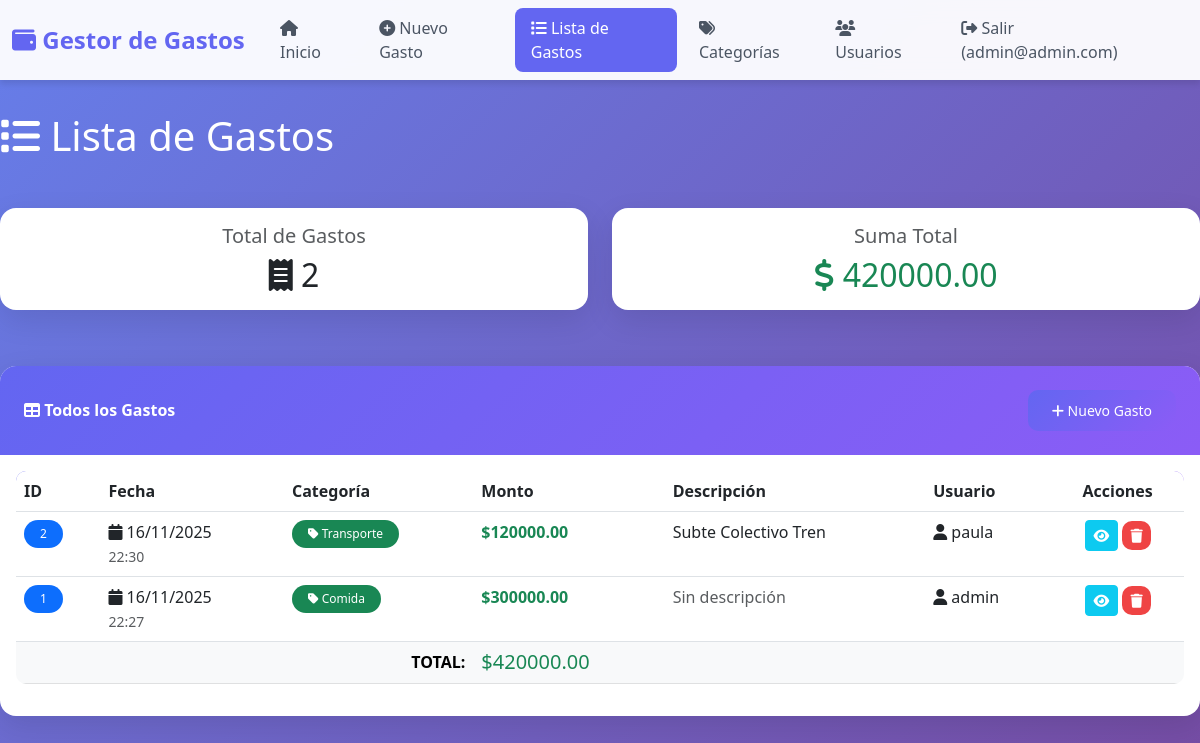
Page /gastos/lista (signed in) on the committed database.
### models.py (models this page shows, shortened)
class Gasto(db.Model):
    __tablename__ = 'gastos'  # Nombre de la tabla
    id = db.Column(db.Integer, primary_key=True)  # ID único del gasto
    monto = db.Column(db.Float, nullable=False)  # Monto del gasto (obligatorio)
    descripcion = db.Column(db.String(200))  # Descripción del gasto (opcional)
    fecha = db.Column(db.DateTime, default=datetime.utcnow)  # Fecha del gasto
    categoria_id = db.Column(db.Integer, db.ForeignKey('categorias.id'), nullable=False)
    usuario_id = db.Column(db.Integer, db.ForeignKey('usuarios.id'), nullable=False)

class Categoria(db.Model):
    __tablename__ = 'categorias'  # Nombre de la tabla
    id = db.Column(db.Integer, primary_key=True)  # ID único de la categoría
    nombre = db.Column(db.String(100), unique=True, nullable=False)  # Nombre único
    descripcion = db.Column(db.String(200))  # Descripción opcional
    fecha_creacion = db.Column(db.DateTime, default=datetime.utcnow)  # Fecha de creación
    gastos = db.relationship('Gasto', backref='categoria', lazy=True)

class Usuario(db.Model):
    __tablename__ = 'usuarios'  # Nombre de la tabla en la base de datos
    id = db.Column(db.Integer, primary_key=True)  # ID único del usuario
    username = db.Column(db.String(80), unique=True, nullable=False)  # Nombre de usuario único
    email = db.Column(db.String(120), unique=True, nullable=False)  # Email único
    password_hash = db.Column(db.String(200), nullable=False)  # Contraseña encriptada
    fecha_creacion = db.Column(db.DateTime, default=datetime.utcnow)  # Fecha de creación
    gastos = db.relationship('Gasto', backref='usuario', lazy=True, cascade='all, delete-orphan')

### app.py (the view)
@app.route('/gastos/lista')
@login_required
def lista_gastos():
    gastos = Gasto.query.order_by(Gasto.fecha.desc()).all()
    total = db.session.query(db.func.sum(Gasto.monto)).scalar() or 0
    return render_template('list.html', gastos=gastos, total=total)

### app.py (called while the page is built)
def login_required(f):
    @wraps(f)
    def decorated_function(*args, **kwargs):
        if 'user_id' not in session:
            flash('Debes iniciar sesión para acceder a esta página', 'warning')
            return redirect(url_for('login'))
        return f(*args, **kwargs)
    return decorated_function

### templates/list.html (shortened to what this page needs)
{% extends "base.html" %}
{% block content %}
<div class="row mb-4">
    <div class="col-12">
        <h1 class="text-white mb-4">
            <i class="fas fa-list"></i> Lista de Gastos
        </h1>
    </div>
</div>
<div class="row mb-4">
    <div class="col-md-6">
        <div class="card">
            <div class="card-body text-center">
                <h5 class="text-muted mb-2">Total de Gastos</h5>
                <h2 class="mb-0"><i class="fas fa-receipt"></i> {{ gastos|length }}</h2>
            </div>
        </div>
    </div>
    <div class="col-md-6">
        <div class="card">
            <div class="card-body text-center">
                <h5 class="text-muted mb-2">Suma Total</h5>
                <h2 class="mb-0 text-success">
                    <i class="fas fa-dollar-sign"></i> {{ "%.2f"|format(total) }}
                </h2>
            </div>
        </div>
    </div>
</div>
<div class="row">
    <div class="col-12">
        <div class="card">
            <div class="card-header d-flex justify-content-between align-items-center">
                <span><i class="fas fa-table"></i> Todos los Gastos</span>
                <a href="{{ url_for('gastos') }}" class="btn btn-primary btn-sm">
                    <i class="fas fa-plus"></i> Nuevo Gasto
                </a>
            </div>
            <div class="card-body">
                {% if gastos %}
                <div class="table-responsive">
                    <table class="table table-hover">
                        <thead>
                            <tr>
                                <th>ID</th>
                                <th>Fecha</th>
                                <th>Categoría</th>
                                <th>Monto</th>
                                <th>Descripción</th>
                                <th>Usuario</th>
                                <th class="text-center">Acciones</th>
                            </tr>
                        </thead>
                        <tbody>
                            {% for gasto in gastos %}
                            <tr>
                                <td><span class="badge bg-primary">{{ gasto.id }}</span></td>
                                <td>
                                    <i class="fas fa-calendar"></i> {{ gasto.fecha.strftime('%d/%m/%Y') }}<br>
                                    <small class="text-muted">{{ gasto.fecha.strftime('%H:%M') }}</small>
                                </td>
                                <td>
                                    <span class="badge bg-success">
                                        <i class="fas fa-tag"></i> {{ gasto.categoria.nombre }}
                                    </span>
                                </td>
                                <td><strong class="text-success">${{ "%.2f"|format(gasto.monto) }}</strong></td>
                                <td>
                                    {% if gasto.descripcion %}
                                        {{ gasto.descripcion[:50] }}{% if gasto.descripcion|length > 50 %}...{% endif %}
                                    {% else %}
                                        <span class="text-muted">Sin descripción</span>
                                    {% endif %}
                                </td>
                                <td><i class="fas fa-user"></i> {{ gasto.usuario.username }}</td>
                                <td class="text-center">
                                    <button class="btn btn-sm btn-info text-white"
                                            data-bs-toggle="modal"
                                            data-bs-target="#modalDetalle{{ gasto.id }}">
                                        <i class="fas fa-eye"></i>
                                    </button>
                                    <a href="{{ url_for('eliminar_gasto', id=gasto.id) }}"
                                       class="btn btn-sm btn-danger"
                                       onclick="return confirm('¿Eliminar este gasto?')">
                                        <i class="fas fa-trash"></i>
                                    </a>
                                </td>
                            </tr>
                            {% endfor %}
                        </tbody>
                        <tfoot>
                            <tr class="table-light">
                                <td colspan="3" class="text-end"><strong>TOTAL:</strong></td>
                                <td><strong class="text-success h5">${{ "%.2f"|format(total) }}</strong></td>
                                <td colspan="3"></td>
                            </tr>
                        </tfoot>
                    </table>
                </div>
                {% endif %}
            </div>
        </div>
    </div>
</div>
{% endblock %}

### static/style.css (style rules this page uses)
:root { --primary-color: #6366f1; --secondary-color: #8b5cf6; --success-color: #10b981; --danger-color: #ef4444; --warning-color: #f59e0b; }
body { font-family: 'Segoe UI', Tahoma, Geneva, Verdana, sans-serif; background: linear-gradient(135deg, #667eea 0%, #764ba2 100%); min-height: 100vh; padding-bottom: 50px; }
.card { border: none; border-radius: 16px; box-shadow: 0 10px 30px rgba(0, 0, 0, 0.1); background: white; margin-bottom: 2rem; overflow: hidden; transition: transform 0.3s, box-shadow 0.3s; }
.card-header { background: linear-gradient(135deg, var(--primary-color), var(--secondary-color)); color: white; font-weight: bold; padding: 1.5rem; border: none; }
.btn-primary { background: linear-gradient(135deg, var(--primary-color), var(--secondary-color)); border: none; border-radius: 10px; padding: 0.6rem 1.5rem; font-weight: 500; transition: all 0.3s; }
.btn-danger { background: var(--danger-color); border: none; border-radius: 10px; }
.table { border-radius: 10px; overflow: hidden; }
.table thead { background: linear-gradient(135deg, var(--primary-color), var(--secondary-color)); color: white; }
.table tbody tr { transition: background 0.3s; }
.badge { padding: 0.5rem 1rem; border-radius: 20px; font-weight: 500; }

### rows in the picture
Gasto: id "2", fecha "16/11/2025", fecha "22:30", categoria.nombre "Transporte", monto "120000.00", descripcion "Subte Colectivo Tren", usuario.username "paula"
Gasto: id "1", fecha "16/11/2025", fecha "22:27", categoria.nombre "Comida", monto "300000.00", descripcion "Sin descripción", usuario.username "admin"

### other values in the picture
{{ session.username }} "admin@admin.com"
{{ gastos|length }} "2"
{{ "%.2f"|format(total) }} "420000.00"
